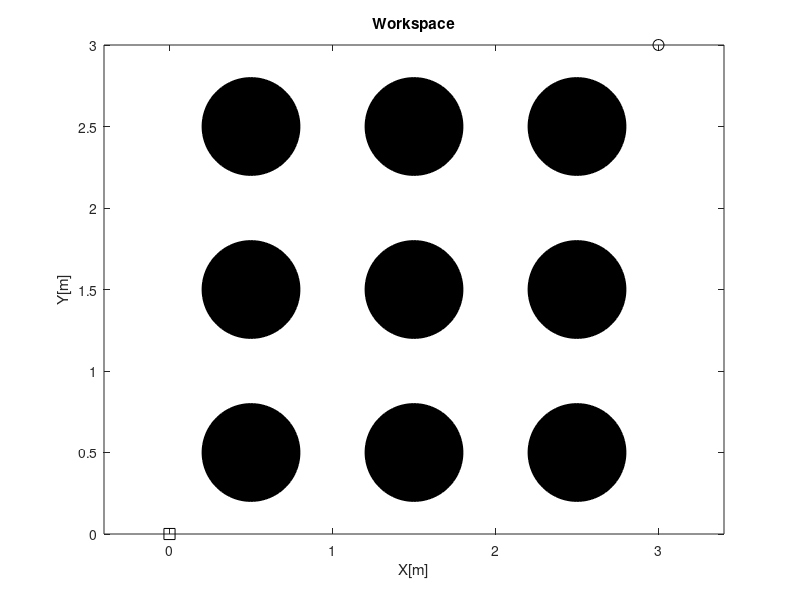

Here is the MATLAB script that generated this plot:
function md=Workspace()
%% Required Parameters
n = 5;
Trajectory = menu('select Path','Workspace A','Workspace B',...
    'Workspace C','Workspace D','Workspace E','Workspace F','random');

%% Random Obstacles Layout

switch Trajectory
    case 1
    xcc = [.5 1.5 2.5 .5  1.5 2.5 .5  1.5 2.5]';
    ycc = [.5 1.5 2.5 1.5 2.5 .5  2.5 .5  1.5]';
    rr = .3*[1 1 1 1 1 1 1 1 1]';
    OBS = size(rr,1); xs=0; ys=0; xt=3; yt=3;
    case 2
    xcc = [-.5 0 .5 1.5 1.5 .5 2 2.5 3 3.5 4]';
    ycc = [1 1 1 1 2.5 2.5 2.5 2.5 2.5 2.5 2.5]';
    rr  = .6*[.5 .5 .5 .5 .5 .5 .5 .5 .5 .5 .5]';
    OBS = size(rr,1); xs=0; ys=0.3; xt=3; yt=3;
    case 3
    xcc = [.5  1 1.8  2 2.5 2.5 3 3.3 3.7  2]';
    ycc = [.7 .7 1.7 .3 1.5 .6  1.2 .4  1.7 1]';
    rr=.2*[.8   1  1   1  1   1  1  1   1   .8]';
    OBS = size(rr,1); xs=0; ys=0.3; xt=4; yt=0.8;
    case 4
    xcc = [.5 .5  1.5 1.5 2.5 2.5  3.5]';
    ycc = [.9 1.9  2.4  1.4   .9  2.2   1.4]';
    rr=.3*[1 1 1 1 1 1 1]';
    OBS = size(rr,1); xs=0; ys=0.7; xt=4; yt=1.6;
    case 5
    xcc = [2.6709 2.3264 0.7585 3.3423 1.9928 1.0297 2.1093 3.2211 3.1555 1.7923]';
    ycc = [1.6641 1.4676 1.0830 2.1307 1.1979 1.7839 1.5938 2.3283 1.0319 2.4661]';
    rr  = [0.2432 0.2376 0.2733 0.3094 0.2304 0.2324 0.3465 0.2890 0.2457 0.2452]';
    OBS = size(rr,1); xs=0; ys=1.5; xt=4; yt=1.6;
    case 6
    xcc = [3.1710 3.4470 0.8462 2.3585 0.9545 2.1739 2.1453 1.2626 1.7712]';
    ycc = [1.1131 2.2006 1.2458 2.0110 1.5818 1.5621 2.4271 1.3175 2.0712]';
    rr  = [0.3052 0.2710 0.3269 0.2364 0.2361 0.2885 0.3039 0.3403 0.2369]';
    OBS = size(rr,1); xs=0; ys=1.5; xt=4; yt=1.6;
    case 7
    prompt = {'please enter x of start point'};
    xs = inputdlg(prompt);
    xs = str2double(xs);
    prompt = {'please enter y of start point'};
    ys = inputdlg(prompt);
    ys = str2double(ys);

    prompt = {'please enter x of end point'};
    xt = inputdlg(prompt);
    xt = str2double(xt);

    prompt = {'please enter y of end point'};
    yt = inputdlg(prompt);
    yt = str2double(yt);
    prompt = {'please enter number of obs'};
    OBS = inputdlg(prompt);
    OBS = str2double(OBS);

    rr=0.5 + (1-0.5) .* rand(OBS,1);

    xcc=rand(OBS,1)*4;
    ycc=rand(OBS,1)*4;

end

%% Plot Obstacles
figure (100)
    plot(xs,ys,'ks','MarkerSize',8);
    hold on
    plot(xt,yt,'ko','MarkerSize',8);
%     legend('Start Point','Target Point');
hold on
title 'Workspace'
xlabel 'X[m]'
ylabel 'Y[m]'
theta=linspace(0,2*pi,100);
for i=1:OBS
    fill(xcc(i)+rr(i)*cos(theta),ycc(i)+rr(i)*sin(theta),'k');
    hold on
end
axis equal

md.n=n;
md.OBS=OBS; md.r=rr; md.xc=xcc; md.yc=ycc;
md.xs=xs; md.ys=ys;
md.xt=xt; md.yt=yt;
% save md
end